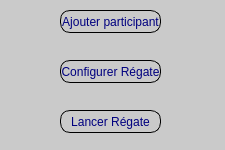
<?xml version="1.0" encoding="UTF-8"?>
<ui version="4.0">
 <class>MainWindow</class>
 <widget class="QMainWindow" name="MainWindow">
  <property name="geometry">
   <rect>
    <x>0</x>
    <y>0</y>
    <width>225</width>
    <height>150</height>
   </rect>
  </property>
  <property name="maximumSize">
   <size>
    <width>225</width>
    <height>150</height>
   </size>
  </property>
  <property name="windowTitle">
   <string>MainWindow</string>
  </property>
  <widget class="QWidget" name="centralWidget">
   <property name="styleSheet">
    <string notr="true">background-color: rgb(202, 202, 202);</string>
   </property>
   <widget class="QPushButton" name="config">
    <property name="geometry">
     <rect>
      <x>60</x>
      <y>60</y>
      <width>101</width>
      <height>23</height>
     </rect>
    </property>
    <property name="styleSheet">
     <string notr="true">color: rgb(0, 0, 127);
border: 1px solid black;
border-radius:10px;</string>
    </property>
    <property name="text">
     <string>Configurer Régate</string>
    </property>
   </widget>
   <widget class="QPushButton" name="adduser">
    <property name="geometry">
     <rect>
      <x>60</x>
      <y>10</y>
      <width>101</width>
      <height>23</height>
     </rect>
    </property>
    <property name="styleSheet">
     <string notr="true">color: rgb(0, 0, 127);
border: 1px solid black;
border-radius:10px;</string>
    </property>
    <property name="text">
     <string>Ajouter participant</string>
    </property>
   </widget>
   <widget class="QPushButton" name="start">
    <property name="geometry">
     <rect>
      <x>60</x>
      <y>110</y>
      <width>101</width>
      <height>23</height>
     </rect>
    </property>
    <property name="styleSheet">
     <string notr="true">color: rgb(0, 0, 127);
border: 1px solid black;
border-radius:10px;</string>
    </property>
    <property name="text">
     <string>Lancer Régate</string>
    </property>
   </widget>
  </widget>
 </widget>
 <layoutdefault spacing="6" margin="11"/>
 <resources/>
 <connections/>
</ui>
